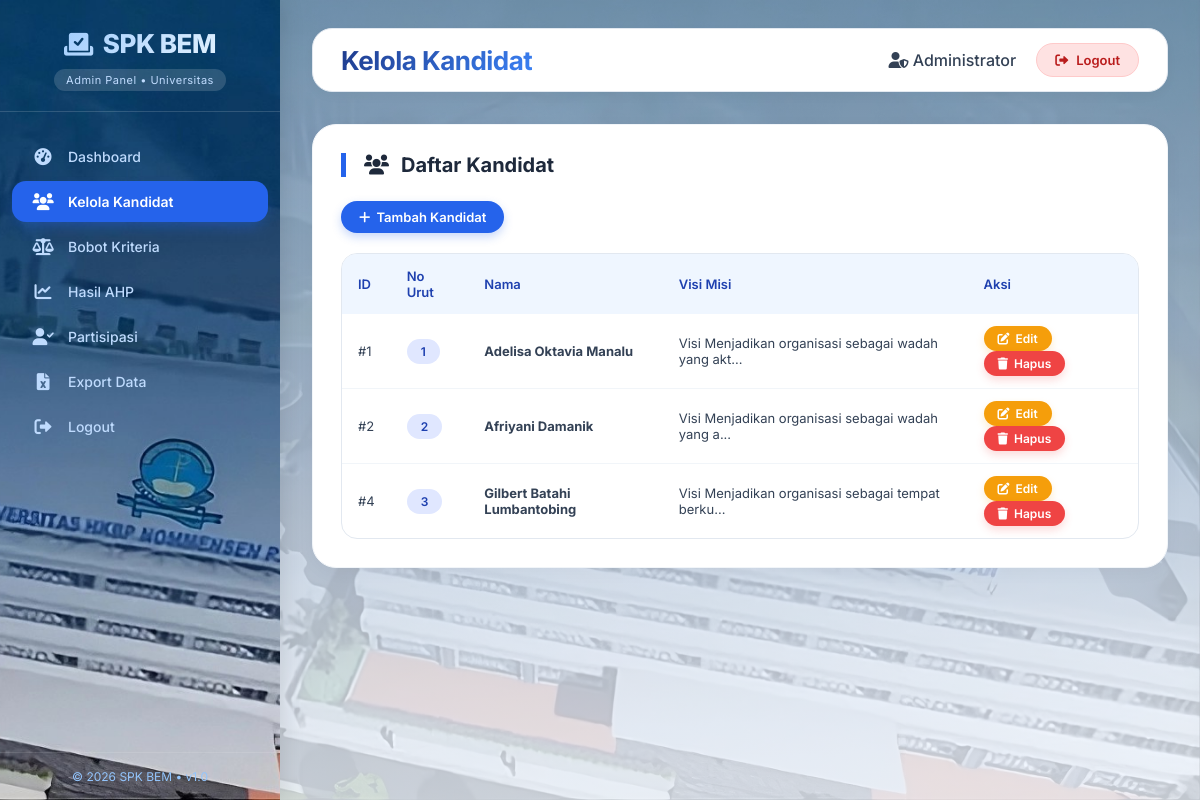
/dashboard_admin.php?page=kandidat (signed in), run on the app's committed database.
### tables this page shows
CREATE TABLE IF NOT EXISTS `kandidat` (
  `id` int NOT NULL AUTO_INCREMENT,
  `nomor_urut` int NOT NULL,
  `nama` varchar(100) NOT NULL,
  `visi_misi` text,
  `kepemimpinan` text,
  `pengalaman` text,
  `komunikasi` text,
  `integritas` text,
  `ipk` decimal(3,2) DEFAULT NULL,
  `foto` varchar(255) DEFAULT NULL,
  PRIMARY KEY (`id`)
);

### dashboard_admin.php (the view, shortened to what this page needs)
<?php
include 'config/db.php';
$page = isset($_GET['page']) ? $_GET['page'] : 'dashboard';
?>
<!DOCTYPE html>
<html lang="id">
<head>
    <link rel="stylesheet" href="https://cdnjs.cloudflare.com/ajax/libs/font-awesome/6.0.0-beta3/css/all.min.css">
</head>
<body>
    <div class="sidebar" id="sidebar">
        <div class="sidebar-header">
            <div class="logo">
                <i class="fas fa-vote-yea"></i> SPK BEM
            </div>
            <div class="badge">Admin Panel • Universitas</div>
        </div>
        <div class="sidebar-menu">
            <a href="?page=dashboard" class="menu-item <?= $page == 'dashboard' ? 'active' : '' ?>">
                <i class="fas fa-tachometer-alt"></i> Dashboard
            </a>
            <a href="?page=kandidat" class="menu-item <?= $page == 'kandidat' ? 'active' : '' ?>">
                <i class="fas fa-users"></i> Kelola Kandidat
            </a>
            <a href="?page=bobot" class="menu-item <?= $page == 'bobot' ? 'active' : '' ?>">
                <i class="fas fa-balance-scale"></i> Bobot Kriteria
            </a>
            <a href="?page=hasil" class="menu-item <?= $page == 'hasil' ? 'active' : '' ?>">
                <i class="fas fa-chart-line"></i> Hasil AHP
            </a>
            <a href="?page=partisipasi" class="menu-item <?= $page == 'partisipasi' ? 'active' : '' ?>">
                <i class="fas fa-user-check"></i> Partisipasi
            </a>
            <a href="export_excel.php" class="menu-item">
                <i class="fas fa-file-excel"></i> Export Data
            </a>
            <a href="logout.php" class="menu-item">
                <i class="fas fa-sign-out-alt"></i> Logout
            </a>
        </div>
        <div class="sidebar-footer">
            &copy; <?= date('Y') ?> SPK BEM • v1.0
        </div>
    </div>
    <div class="main-content">
        <div class="top-bar">
            <div class="page-title">
                <?php
                $titles = [
                    'dashboard' => 'Dashboard',
                    'kandidat' => 'Kelola Kandidat',
                    'bobot' => 'Bobot Kriteria',
                    'hasil' => 'Hasil Perhitungan AHP',
                    'partisipasi' => 'Partisipasi Mahasiswa'
                ];
                echo $titles[$page];
                ?>
            </div>
            <div class="user-info">
                <span><i class="fas fa-user-shield"></i> <?= $_SESSION['nama'] ?></span>
                <a href="logout.php" class="logout-icon"><i class="fas fa-sign-out-alt"></i> Logout</a>
            </div>
        </div>
        <?php
        switch ($page) {
        ?>
            <?php break;
            case 'kandidat':
                $kandidat = mysqli_query($conn, "SELECT * FROM kandidat ORDER BY nomor_urut");
            ?>
                <div class="card">
                    <h2><i class="fas fa-users"></i> Daftar Kandidat</h2>
                    <a href="tambah_kandidat.php" class="btn btn-primary"><i class="fas fa-plus"></i> Tambah Kandidat</a>
                    <div class="table-responsive">
                        <table>
                            <thead>
                                <tr>
                                    <th>ID</th>
                                    <th>No Urut</th>
                                    <th>Nama</th>
                                    <th>Visi Misi</th>
                                    <th>Aksi</th>
                                </tr>
                            </thead>
                            <tbody>
                                <?php while ($k = mysqli_fetch_assoc($kandidat)): ?>
                                    <tr>
                                        <td>#<?= $k['id'] ?></td>
                                        <td><span class="btn btn-sm" style="background:#e0e7ff; color:#1e40af;"><?= $k['nomor_urut'] ?></span></td>
                                        <td><strong><?= htmlspecialchars($k['nama']) ?></strong></td>
                                        <td><?= substr(htmlspecialchars($k['visi_misi']), 0, 50) ?>...</td>
                                        <td>
                                            <a href="edit_kandidat.php?id=<?= $k['id'] ?>" class="btn btn-sm btn-warning"><i class="fas fa-edit"></i> Edit</a>
                                            <a href="?page=kandidat&hapus=<?= $k['id'] ?>" onclick="return confirm('Yakin hapus?')" class="btn btn-sm btn-danger"><i class="fas fa-trash"></i> Hapus</a>
                                        </td>
                                    </tr>
                                <?php endwhile; ?>
                            </tbody>
                        </table>
                    </div>
                </div>
            <?php break;
            ?>
        <?php break;
        } ?>
    </div>
</body>
</html>

### data on the page
kandidat: id "1", nomor_urut "1", nama "Adelisa Oktavia Manalu", visi_misi "Visi Menjadikan organisasi sebagai wadah yang akt"
kandidat: id "2", nomor_urut "2", nama "Afriyani Damanik", visi_misi "Visi Menjadikan organisasi sebagai wadah yang a"
kandidat: id "4", nomor_urut "3", nama "Gilbert Batahi Lumbantobing", visi_misi "Visi Menjadikan organisasi sebagai tempat berku"

### other printed values
$titles[$page] "Kelola Kandidat"
$_SESSION['nama'] "Administrator"
